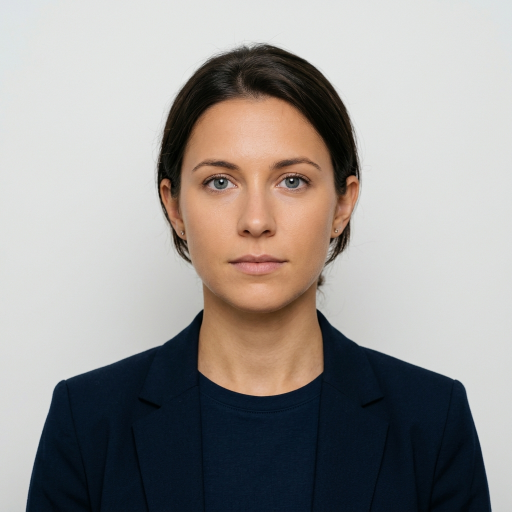
#> input picture biometrics_service/test_face_portrait.png, 1024 x 1024 px (shown at 1/2 size)
$ python -i face_auth.py   (imports and definitions only)   (older library calls are emulated)
#> lines starting #> are read from the running program, lines starting #| are printed output that depends on the picture; after the words box and inside, x2 and y2 are one past the last pixel; in counts of white or black regions, pixels touching at a corner belong together
#> further down, picture is the input picture: shape (1024, 1024, 3); mean B, G, R 147.7, 150.3, 154
import cv2
import numpy as np
import base64
import os
import onnxruntime as ort
# [1 line not run here, left out]

# Models directory configuration
CASCADE_DIR = os.path.dirname(os.path.abspath(__file__))
MODELS_DIR = os.path.join(CASCADE_DIR, "models")
ULTRAFACE_PATH = os.path.join(MODELS_DIR, "version-RFB-320.onnx")
ARCFACE_PATH = os.path.join(MODELS_DIR, "arcface.onnx")

# Check if enterprise neural engine models are available
models_exist = os.path.exists(ULTRAFACE_PATH) and os.path.exists(ARCFACE_PATH)
neural_engine_unavailable = not models_exist

# Initialize ONNX inference sessions if files exist
det_session = None
rec_session = None

if not neural_engine_unavailable:
    try:
        # Configure session options to limit memory allocation and prevent bad_alloc on Windows
        sess_options = ort.SessionOptions()
        sess_options.enable_cpu_mem_arena = False
        sess_options.enable_mem_pattern = False
        sess_options.graph_optimization_level = ort.GraphOptimizationLevel.ORT_ENABLE_BASIC

        # Load UltraFace detector
        det_session = ort.InferenceSession(ULTRAFACE_PATH, sess_options=sess_options)
        # Load ArcFace recognizer
        rec_session = ort.InferenceSession(ARCFACE_PATH, sess_options=sess_options)
    except Exception as e:
        print(f"Error loading ONNX neural engine sessions: {e}")
        neural_engine_unavailable = True

# [99 lines left out: functions base64_to_image, nms, detect_face_and_eyes, not called in this run]

def check_liveness_texture(face_img: np.ndarray) -> tuple:
    """
    3-Signal Passive Liveness Detection Engine.

    Combines three independent passive signals to distinguish live faces from
    printed photos, digital screen replays, and mask attacks — entirely offline
    with no external model required.

    Signals:
        1. Laplacian Texture Variance  — live skin has rich high-frequency detail;
           printed/screened images are blurred and score very low.
        2. Specular Highlight Presence — live skin produces bright glare spots at
           specular angles; flat matte printouts produce none.
        3. HSV Skin-Tone Distribution  — a real face contains a spread of hue and
           saturation values across the skin region; a photo or grey-scale printout
           has a narrow, compressed distribution.

    Scoring:
        Each signal returns a 0.0–1.0 confidence. The composite score is a
        weighted sum:  0.50 * texture + 0.25 * specular + 0.25 * skin_tone

    Returns:
        (is_live: bool, composite_score: float)
        is_live is True when composite_score >= LIVENESS_THRESHOLD (0.40).
    """
    LIVENESS_THRESHOLD = 0.40

    if face_img is None or face_img.size == 0:
        return False, 0.0

    # Resize to a fixed working resolution for speed and consistency
    try:
        face_work = cv2.resize(face_img, (128, 128))
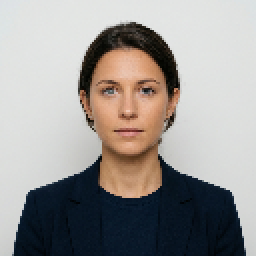
#> face_work: shape (128, 128, 3) (shown 2 times larger); mean B, G, R 147.8, 150.4, 154.1
    except Exception:
        return False, 0.0

    # ── Signal 1: Laplacian Texture Variance ────────────────────────────────
    # High variance → sharp, detailed skin texture → live
    # Low variance  → blurred, flat surface → photo/screen
    try:
        gray = cv2.cvtColor(face_work, cv2.COLOR_BGR2GRAY)
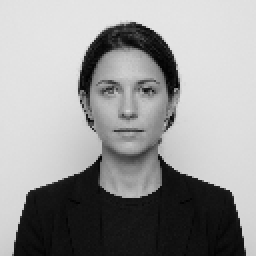
#> gray: shape (128, 128) (shown 2 times larger); min 1, max 230, mean 151.2
        laplacian = cv2.Laplacian(gray, cv2.CV_64F)
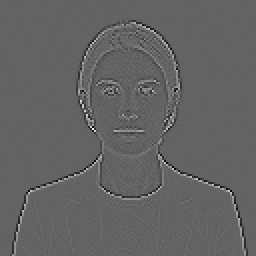
#> laplacian: shape (128, 128) float64 (shown 2 times larger); min -352, max 546, mean 0; drawn with min black and max white
        variance = float(laplacian.var())
#> variance = 1900
        # Normalise: variance of ~500 maps to 1.0; anything below 20 scores near 0
        texture_score = min(variance / 500.0, 1.0)
#> texture_score = 1
    except Exception:
        texture_score = 0.0

    # ── Signal 2: Specular Highlight Presence ───────────────────────────────
    # Live skin under any ambient light produces at least a few bright specular
    # pixel clusters. A matte printout produces almost none.
    try:
        gray_h = cv2.cvtColor(face_work, cv2.COLOR_BGR2GRAY)
        # Very bright pixels (>230) clustered in the face region
        _, bright_mask = cv2.threshold(gray_h, 230, 255, cv2.THRESH_BINARY)
#> bright_mask: shape (128, 128); every value is 0
        total_pixels = face_work.shape[0] * face_work.shape[1]
#> total_pixels = 16384
        bright_ratio = float(np.count_nonzero(bright_mask)) / total_pixels
#> bright_ratio = 0
        # Expect 0.5%–8% specular coverage on a live face
        if 0.005 <= bright_ratio <= 0.08:
            specular_score = 1.0
        elif bright_ratio < 0.005:
            # Too few bright spots → likely a flat matte photo
            specular_score = bright_ratio / 0.005
#> specular_score = 0
        else:
            # Too many bright spots → screen glare / overexposure artefact
            specular_score = max(0.0, 1.0 - (bright_ratio - 0.08) / 0.12)
    except Exception:
        specular_score = 0.5  # neutral fallback — don't penalise on error

    # ── Signal 3: HSV Skin-Tone Distribution ────────────────────────────────
    # A live face has a *spread* of skin-tone hues across the region.
    # A greyscale printout, cartoon, or IR replay lacks this distribution.
    try:
        hsv = cv2.cvtColor(face_work, cv2.COLOR_BGR2HSV)
#> hsv: shape (128, 128, 3); mean H, S, V 62.4, 70.3, 161.1
        h_channel = hsv[:, :, 0].astype(np.float32)
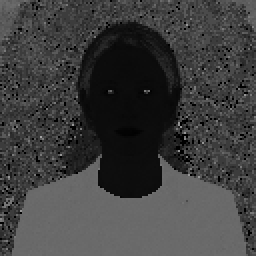
#> h_channel: shape (128, 128) float32 (shown 2 times larger); min 0, max 165, mean 62.4
        s_channel = hsv[:, :, 1].astype(np.float32)
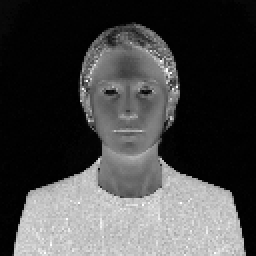
#> s_channel: shape (128, 128) float32 (shown 2 times larger); min 0, max 255, mean 70.3

        # Skin-tone hue band in OpenCV HSV: roughly H in [0,25] ∪ [160,180]
        skin_mask = (
            ((h_channel >= 0) & (h_channel <= 25)) |
            ((h_channel >= 160) & (h_channel <= 180))
        ) & (s_channel >= 30)
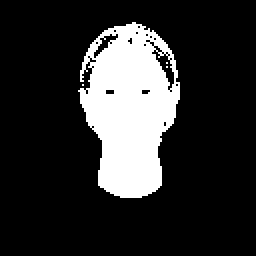
#> skin_mask: shape (128, 128) bool (shown 2 times larger); 18.4% white; 4 white regions (3 under 20 px), largest, box (x1, y1, x2, y2) and area: (39, 11, 90, 99) 3019

        skin_pixel_count = int(np.count_nonzero(skin_mask))
#> skin_pixel_count = 3022
        skin_ratio = skin_pixel_count / (face_work.shape[0] * face_work.shape[1])
#> skin_ratio = 0.184

        if skin_ratio > 0.05:
            # Measure saturation std-dev within skin pixels — live faces have spread
            skin_saturations = s_channel[skin_mask]
#> skin_saturations = 3022 values, max 255 at index 1084, min 30 at index 98, mean 109.8
            sat_std = float(np.std(skin_saturations))
#> sat_std = 25.19
            # Live face std ~ 20–60; flat photo std < 10
            skin_tone_score = min(sat_std / 30.0, 1.0)
#> skin_tone_score = 0.84
        else:
            # Very few skin-tone pixels detected
            skin_tone_score = 0.1
    except Exception:
        skin_tone_score = 0.5  # neutral fallback

    # ── Weighted Composite Score ─────────────────────────────────────────────
    composite = (
        0.50 * texture_score +
        0.25 * specular_score +
        0.25 * skin_tone_score
    )
#> composite = 0.71
    composite = round(float(composite), 4)
    is_live = composite >= LIVENESS_THRESHOLD
#> is_live = True

    return is_live, composite

# [58 lines left out: functions generate_face_embedding, verify_face_embeddings, not called in this run]

>>> import cv2
>>> picture = cv2.imread('test_face_portrait.png')
>>> result = check_liveness_texture(picture)
#> result = (True, 0.71)
